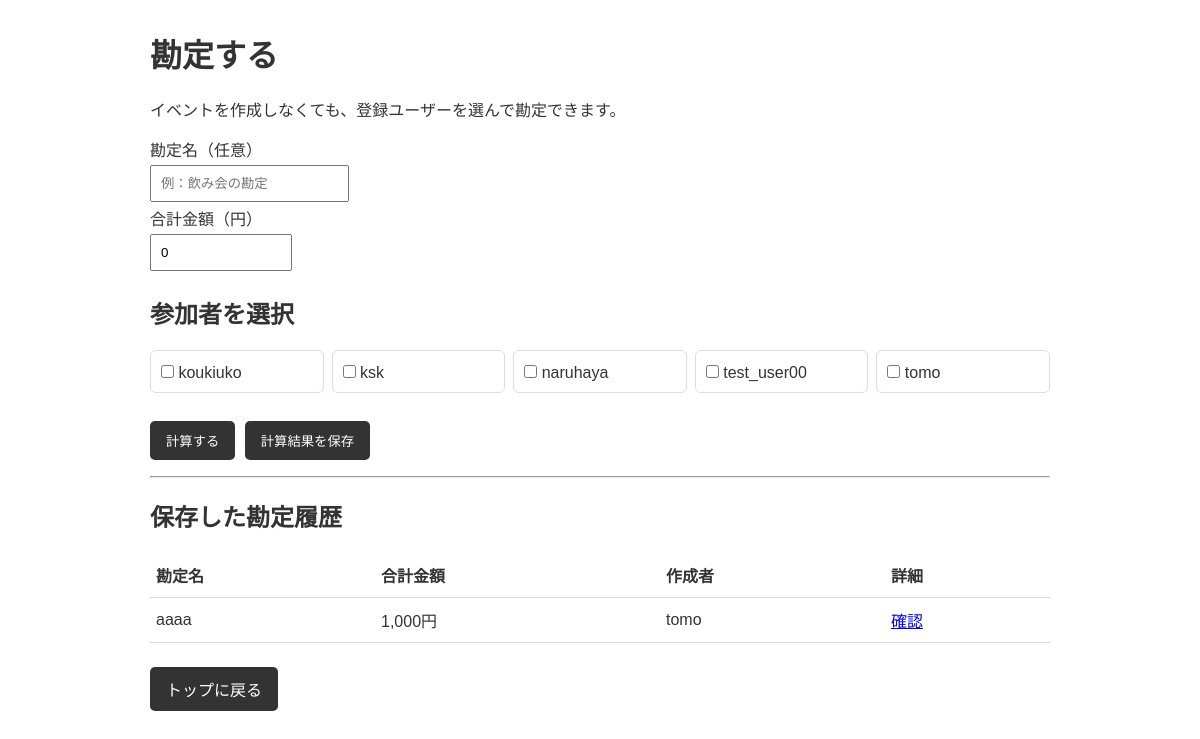
/billing (signed in), run on the app's committed database.
### tables this page shows
CREATE TABLE users (
    id INTEGER PRIMARY KEY AUTOINCREMENT,
    username TEXT NOT NULL UNIQUE,
    email TEXT NOT NULL UNIQUE,
    password_hash TEXT NOT NULL,
    created_at DATETIME NOT NULL DEFAULT CURRENT_TIMESTAMP
);

CREATE TABLE standalone_billings (
            id INTEGER PRIMARY KEY AUTOINCREMENT,
            title TEXT NOT NULL DEFAULT '',
            total_amount INTEGER NOT NULL,
            created_by_user_id INTEGER NOT NULL,
            created_at TEXT NOT NULL
                DEFAULT (datetime('now', 'localtime'))
        );

### app.py (the view, shortened to what this page needs)
@app.route("/billing", methods=["GET", "POST"])
def standalone_billing():
    if not login_required():
        return redirect(url_for("login"))
    conn = get_db()
    try:
        current_user = conn.execute("SELECT id FROM users WHERE username = ?", (session["username"],)).fetchone()
        if current_user is None:
            session.clear()
            return redirect(url_for("login"))
        users = conn.execute("SELECT id, username FROM users ORDER BY username").fetchall()
        selected_ids = []
        participants = []
        total_amount = 0
        title = ""
        calculated = False
        error = None
        history = conn.execute("""
            SELECT b.id, b.title, b.total_amount, b.created_at, u.username AS creator_name
            FROM standalone_billings AS b
            JOIN users AS u ON u.id = b.created_by_user_id
            ORDER BY b.id DESC LIMIT 50
        """).fetchall()
        return render_template(
            "billing_standalone.html",
            users=users,
            participants=participants,
            selected_ids=selected_ids,
            total_amount=total_amount,
            title=title,
            calculated=calculated,
            error=error,
            history=history,
        )
    finally:
        conn.close()

### app.py (called while the page is built)
def get_db():
    conn = sqlite3.connect(DB_NAME)
    conn.row_factory = sqlite3.Row
    return conn

def login_required():
    return "username" in session

### templates/billing_standalone.html (shortened to what this page needs)
<!DOCTYPE html>
<html lang="ja">
<head>
</head>
<body>
    <h1>勘定する</h1>
    <p>イベントを作成しなくても、登録ユーザーを選んで勘定できます。</p>
    <form method="post">
        <label for="title">勘定名（任意）</label><br>
        <input id="title" name="title" type="text"
               value="{{ title }}" placeholder="例：飲み会の勘定"><br>
        <label for="total_amount">合計金額（円）</label><br>
        <input id="total_amount" name="total_amount" type="number"
               min="0" step="1" value="{{ total_amount }}" required>
        <h2>参加者を選択</h2>
        <div class="users">
            {% for user in users %}
            <label class="user-option">
                <input type="checkbox" name="user_ids"
                       value="{{ user.id }}"
                       {% if user.id in selected_ids %}checked{% endif %}>
                {{ user.username }}
            </label>
            {% endfor %}
        </div>
        <button type="submit" name="action" value="calculate">計算する</button>
        <button type="submit" name="action" value="save">計算結果を保存</button>
    </form>
    <hr>
    <h2>保存した勘定履歴</h2>
    {% if history %}
    <table>
        <thead>
            <tr><th>勘定名</th><th>合計金額</th><th>作成者</th><th>詳細</th></tr>
        </thead>
        <tbody>
            {% for item in history %}
            <tr>
                <td>{{ item.title }}</td>
                <td>{{ "{:,}".format(item.total_amount) }}円</td>
                <td>{{ item.creator_name }}</td>
                <td>
                    <a href="{{ url_for('standalone_billing_detail', billing_id=item.id) }}">確認</a>
                </td>
            </tr>
            {% endfor %}
        </tbody>
    </table>
    {% else %}
    <p>保存された勘定はありません。</p>
    {% endif %}
    <p><a class="link" href="{{ url_for('index') }}">トップに戻る</a></p>
</body>
</html>

### templates/billing_standalone.html (style rules this page uses)
body { max-width: 900px; margin: 30px auto; padding: 0 16px; font-family: sans-serif; color: #333; }
input, button { padding: 9px; margin: 4px 0; }
input[type="number"] { width: 120px; }
table { width: 100%; border-collapse: collapse; margin: 16px 0; }
th, td { border-bottom: 1px solid #ddd; padding: 10px 6px; text-align: left; }
button, .link { display: inline-block; padding: 10px 16px; margin: 8px 5px 8px 0; background: #333; color: white; border: 0; border-radius: 5px; text-decoration: none; cursor: pointer; }
.users { display: grid; grid-template-columns: repeat(auto-fit, minmax(160px, 1fr)); gap: 8px; margin: 12px 0 20px; }
.user-option { border: 1px solid #ddd; border-radius: 6px; padding: 10px; }

### data on the page
users: username "koukiuko"
users: username "ksk"
users: username "naruhaya"
users: username "test_user00"
users: username "tomo"
standalone_billings: title "aaaa", total_amount "1,000", creator_name "tomo"
